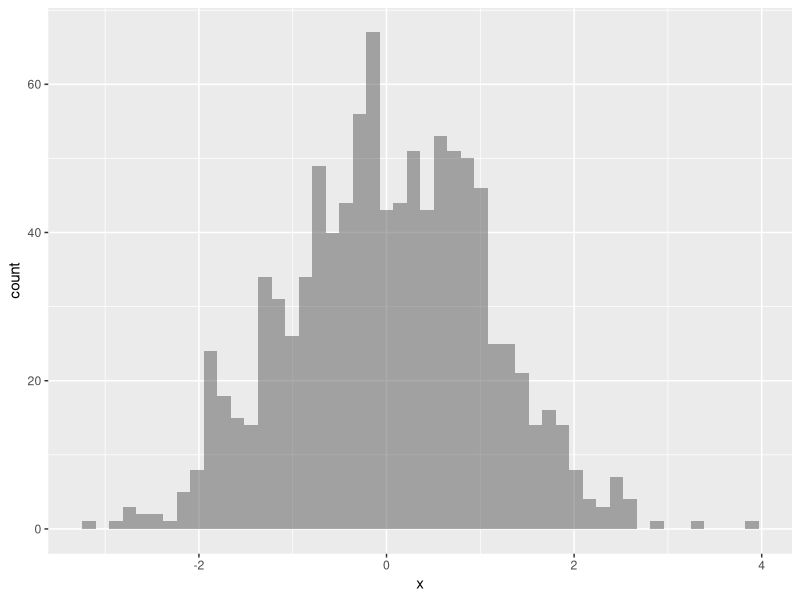
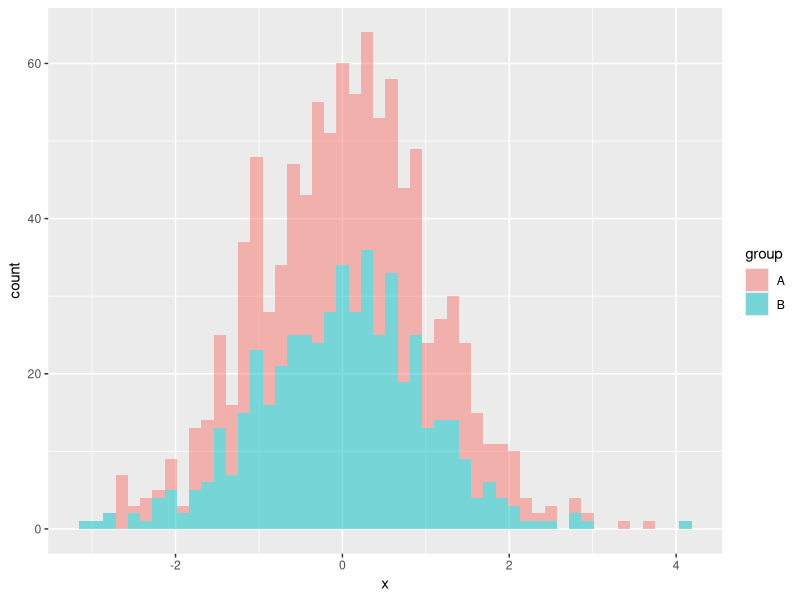
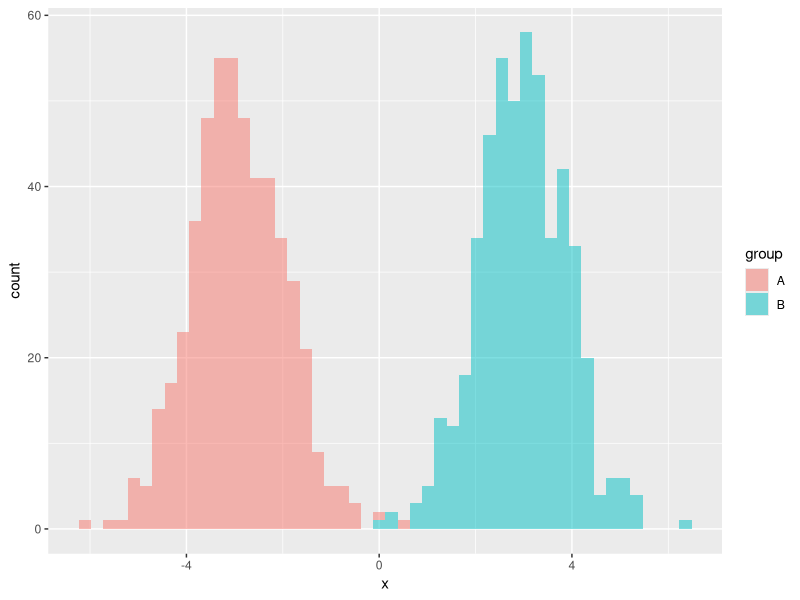
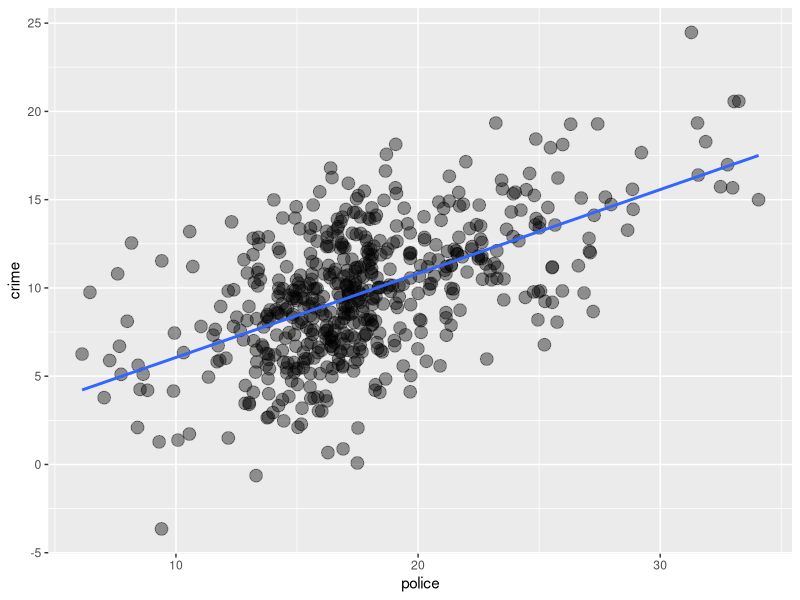
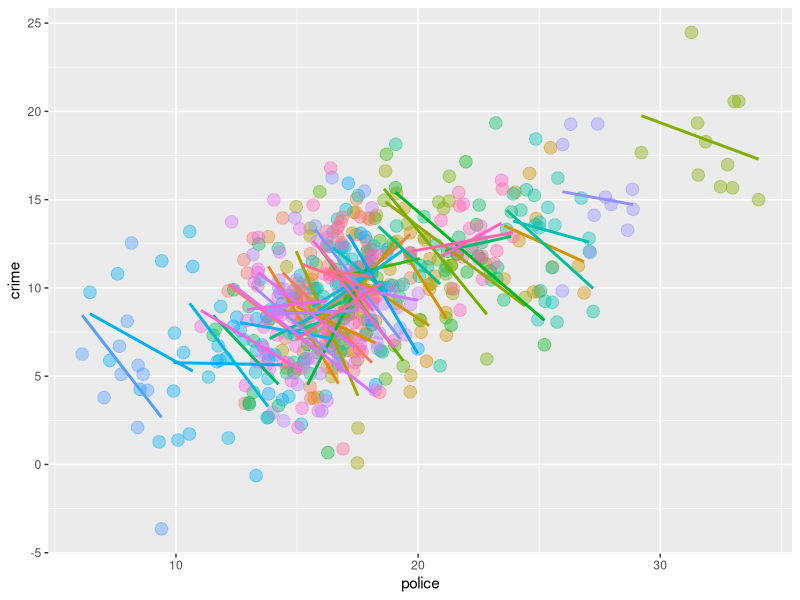
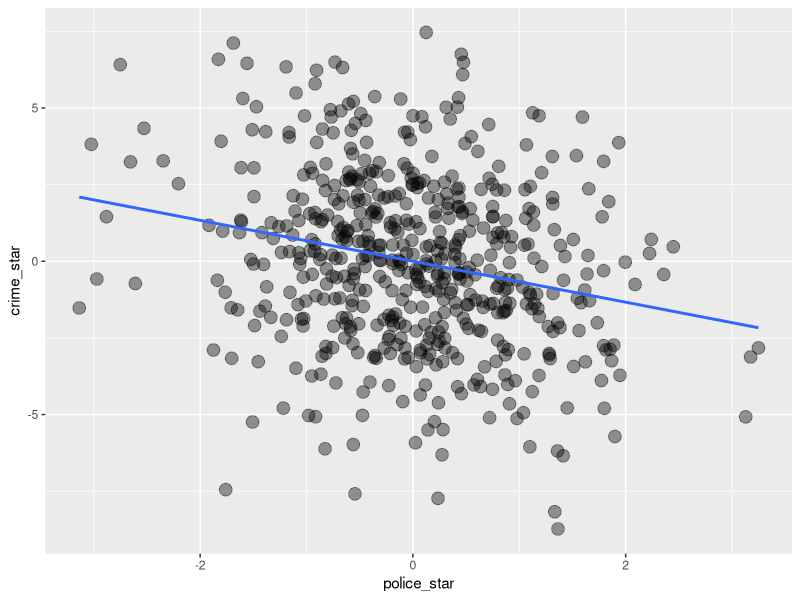
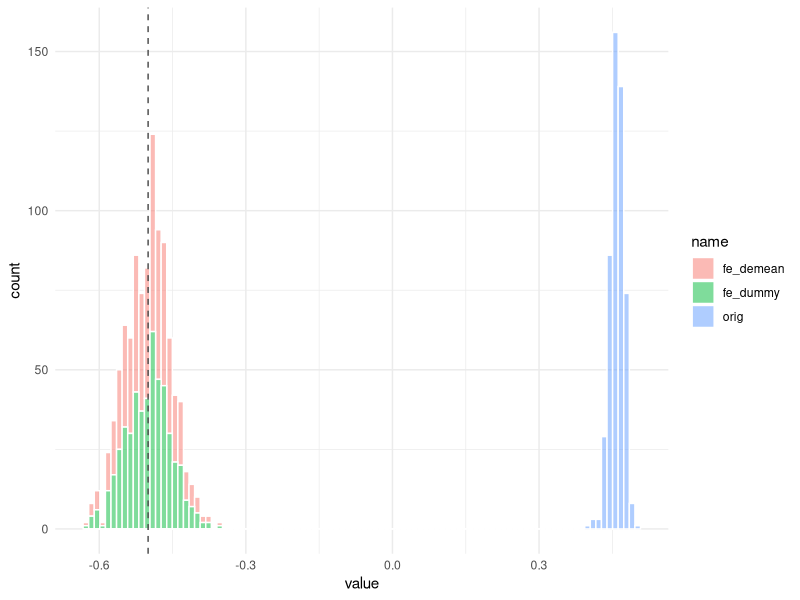
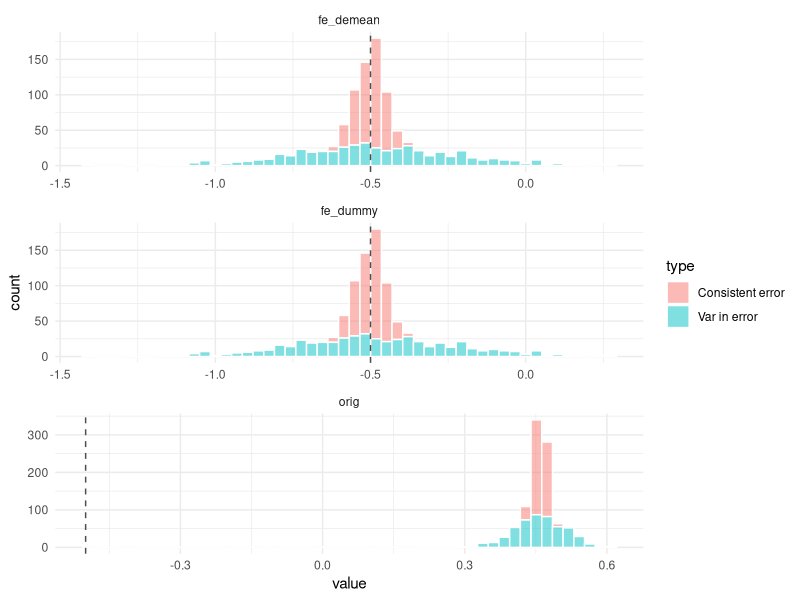

The R script that drew these images, in order:
#' 
#' Week 5 -- FE and DID 
#' 
require(tidyverse)


# Simulating Clusters -----------------------------------------------------

    # Simulate simple random var
    N = 1000
    tibble(x = rnorm(N)) %>% 
      ggplot(aes(x)) +
      geom_histogram(bins=50,alpha=.5)
    
    
    # Simulate clusters with no differences
    N = 1000
    clust_dat <- 
      tibble(group = c(rep("A",500),rep("B",500)),
             x = rnorm(N)) 
    
    clust_dat %>% 
      ggplot(aes(x,fill=group)) +
      geom_histogram(bins=50,alpha=.5)
    
    
    # Simulate clusters with differences
    N = 1000
    clust_dat <- 
      tibble(group = c(rep("A",500),rep("B",500)),
             group_mean = ifelse(group=="A",-3,3),
             x = rnorm(N,mean=group_mean)) 
    
    clust_dat %>% 
      ggplot(aes(x,fill=group)) +
      geom_histogram(bins=50,alpha=.5)
    
    

# Simulating Simpson's Paradox --------------------------------------------

    set.seed(1234)                            # set seed to replicate
    N_cities = 50                             # No. of Fake cities
    city = paste0("city",1:N_cities)          # City name ID
    city_effect = rnorm(N_cities,             # Baseline mean for 
                        mean = 20,sd = 5)     # each city
    year = 1990:2000                          # Fake year range
    D = expand.grid(city=city,year=year)      # Combine city-years
    D = left_join(D,tibble(city,city_effect)) # merge data
    D = as_tibble(D) %>% arrange(city)
    D
    
    N = nrow(D) # N obs (city-year)
    x = rnorm(N,mean=D$city_effect)  # mean of x conditional on city
    error = rnorm(N,mean=D$city_effect,sd=3) # mean of y conditional on city
    true_effect <- -.5 # population effect
    y = 1 + true_effect*x + error # true model
    D$crime <- y; D$police <- x # create variables 
    
    # Look at the naive relationship
    ggplot(D,aes(police,crime)) +
      geom_point(alpha=.4,size=4) + 
      geom_smooth(method="lm",se=F) +
      theme(legend.position = "none")
    
    # Look at the relationship by city
    ggplot(D,aes(police,crime,color=factor(city))) +
      geom_point(alpha=.4,size=4) + 
      geom_smooth(method="lm",se=F) +
      theme(legend.position = "none")
    
    # Estimate model
    broom::tidy(lm(crime~police,data=D))
    

# Removing the confounder: including city-specific fixed effects! -------------------------------------------------
    
    # Remove city specific effects: control for confounder
    D$police_star <- resid(lm(police ~ factor(city),data=D))
    D$crime_star <- resid(lm(crime ~ factor(city),data=D))
    
    # Look at the adjusted relationship
    ggplot(D,aes(police_star,crime_star)) +
      geom_point(alpha=.4,size=4) + 
      geom_smooth(method="lm",se=F) +
      theme(legend.position = "none")
    
    # Estimate model
    lm(crime_star~police_star,data=D) %>% 
      broom::tidy() %>% 
      mutate_if(is.numeric,function(x) round(x,2))
    
    
    # Fixed effects
    lm(crime~police+ factor(city),data=D) %>% 
      broom::tidy() %>% 
      mutate_if(is.numeric,function(x) round(x,2))
    

# Demeaning Approach ---------------------------------------------------------------

    D <- 
      D %>% 
      group_by(city) %>% 
      mutate(crime_demeaned = crime - mean(crime),
             police_demeaned = police - mean(police)) %>% 
      ungroup
    
    lm(crime_demeaned~police_demeaned,data = D) %>% 
      broom::tidy() %>% 
      mutate_if(is.numeric,function(x) round(x,2))
    
    
    # Using plm (which implements the demeaning approach)
    plm::plm(crime~police,data=D,index="city") %>% summary
    
    
# Monte Carlo Simulation: Comparing Results -------------------------------

    # Function to generate data.
    gen_data <- function(true_effect = -.5,N_cities = 50,N_years=10){
      city = paste0("city",1:N_cities)          # City name ID
      city_effect = rnorm(N_cities,             # Baseline mean for 
                          mean = 20,sd = 5)     # each city
      year = 1990:(1990 + N_years)              # Fake year range
      D = expand.grid(city=city,year=year)      # Combine city-years
      D = left_join(D,tibble(city,city_effect),by="city") # merge data
      N = nrow(D) # N obs (city-year)
      x = rnorm(N,mean=D$city_effect)  # mean of x conditional on city
      error = rnorm(N,mean=D$city_effect,sd=1) # mean of y conditional on city
      y = 1 + true_effect*x + error # true model
      D$crime <- y; D$police <- x # create variables 
      return(as_tibble(D))
    }
    
    # Run simulations
    n_sims = 500
    dat_out <- data.frame(id = 1:n_sims,
                          orig = NA,
                          fe_dummy = NA,
                          fe_demean = NA)
    for( i in 1:n_sims){
      dat <- gen_data() # Generate data
      
      # Original
      m1 <- lm(crime ~ police, data = dat)
      
      # FE w/ Dummy
      m2 <- lm(crime ~ police + factor(city), data = dat)
      
      # FE via demean
      dat %>% 
        group_by(city) %>% 
        mutate(crime_demeaned = crime - mean(crime),
               police_demeaned = police - mean(police)) %>% 
        lm(crime_demeaned ~ police_demeaned, data = .) -> m3
      
      # Store values
      dat_out$orig[i] = coef(m1)[2]
      dat_out$fe_dummy[i] = coef(m2)[2]
      dat_out$fe_demean[i] = coef(m3)[2]
    }
    
    
    # Visualize
    dat_out %>% 
      pivot_longer(cols = c(orig,fe_dummy,fe_demean)) %>% 
      ggplot(aes(x=value,fill=name)) +
      geom_histogram(bins = 100,alpha=.5,color="white") +
      geom_vline(xintercept = -.5,lty=2,color="grey30") +
      theme_minimal() 
    
    

# When errors differ by group ---------------------------------------------

        
    # Function to generate data.
    gen_data2 <- function(true_effect = -.5,N_cities = 50,N_years=10){
      city = paste0("city",1:N_cities)          # City name ID
      city_effect = rnorm(N_cities,mean = 20,sd = 5)    
      city_error = runif(N_cities,min = 1,max=10)   
      year = 1990:(1990 + N_years)              # Fake year range
      D = expand.grid(city=city,year=year)      # Combine city-years
      D = left_join(D,tibble(city,city_effect,city_error),by="city") # merge data
      N = nrow(D) # N obs (city-year)
      x = rnorm(N,mean=D$city_effect,sd =1)  # mean of x conditional on city
      error = rnorm(N,mean=D$city_effect,sd=D$city_error) # mean of y conditional on city
      y = 1 + true_effect*x + error # true model
      D$crime <- y; D$police <- x # create variables 
      return(as_tibble(D))
    }
    
    # Run simulations
    n_sims = 500
    dat_out2 <- data.frame(id = 1:n_sims,
                           orig = NA,
                           fe_dummy = NA,
                           fe_demean = NA)
    for( i in 1:n_sims){
      dat <- gen_data2() # Generate data
      
      # Original
      m1 <- lm(crime ~ police, data = dat)
      
      # FE w/ Dummy
      m2 <- lm(crime ~ police + factor(city), data = dat)
      
      # FE via demean
      dat %>% 
        group_by(city) %>% 
        mutate(crime_demeaned = crime - mean(crime),
               police_demeaned = police - mean(police)) %>% 
        lm(crime_demeaned ~ police_demeaned, data = .) -> m3
      
      # Store values
      dat_out2$orig[i] = coef(m1)[2]
      dat_out2$fe_dummy[i] = coef(m2)[2]
      dat_out2$fe_demean[i] = coef(m3)[2]
    }
    
    
    # Visualize
    bind_rows(
      dat_out %>% 
        pivot_longer(cols = c(orig,fe_dummy,fe_demean))  %>% 
        mutate(type = "Consistent error"),
      dat_out2 %>% 
        pivot_longer(cols = c(orig,fe_dummy,fe_demean)) %>% 
        mutate(type = "Var in error")
    )  %>% 
      ggplot(aes(x=value,fill=type)) +
      geom_histogram(bins = 50,alpha=.50,color="white") +
      geom_vline(xintercept = -.5,lty=2,color="grey30") +
      theme_minimal() +
      facet_wrap(~name,ncol=1,scales="free")
    
    # What's going on here?
    
    

# Difference-in-Difference Simulations ------------------------------------
    
    
    # Basic setup...  
    units = 10
    time = 10
    
    # Control Group Data Generating Process
    d1 <- 
      crossing(tibble(id = 1:units),
               tibble(time = 1:time)) %>% 
      mutate(treat_group = 0,
             policy = ifelse(time > 5,1,0),
             y = sin(time) + rnorm(n()))
    
    # Treatment Group Data Generating Process
    d2 <- 
      crossing(tibble(id = (1:units) + 1000),
               tibble(time = 1:time)) %>% 
      mutate(treat_group = 1,
             policy = ifelse(time > 5,1,0),
             y = sin(time) + .5*policy + rnorm(n()))
    D = bind_rows(d1,d2)
    
    # models 
    lm(y ~ policy, data = D) %>% summary()
    lm(y ~ treat_group*policy, data = D) %>% summary()
  
    
    
    
    
    # Monte Carlo Simulation
    n_sims = 500
    out_did = rep(NA,n_sims)
    out_naive = rep(NA,n_sims)
    for( i in 1:n_sims){
      units = 10
      time = 10
      d1 <- 
        crossing(tibble(id = 1:units),
                 tibble(time = 1:time)) %>% 
        mutate(treat_group = 0,
               policy = ifelse(time > 5,1,0),
               y = sin(time) + policy + rnorm(n()))
      
      d2 <- 
        crossing(tibble(id = (1:units) + 1000),
                 tibble(time = 1:time)) %>% 
        mutate(treat_group = 1,
               policy = ifelse(time > 5,1,0),
               y = sin(time) + policy + .5*policy*treat_group + rnorm(n()))
      D = bind_rows(d1,d2)
      
      m1 <- lm(y ~ policy, data = D)
      m2 <- lm(y ~ treat_group*policy, data = D)
      out_naive[i] <- coef(m1)[2]
      out_did[i] <- coef(m2)[4]
    }
    
    hist(out_naive,xlim=c(-2,2),col=scales::alpha("grey30",.5),border="white",main = "")
    hist(out_did,col=scales::alpha("steelblue",.5),border="white",add=T)
    abline(v=.5,lty=2)
    
    # Plot Trends
    D %>% 
      ggplot(aes(time,y,color=factor(treat_group))) +
      geom_point()+
      geom_smooth()
    
    

# Violating Parallel Trends Assumption -------------------------------------------------

    
    # Monte Carlo Simulation
    n_sims = 500
    out_did = rep(NA,n_sims)
    out_naive = rep(NA,n_sims)
    for( i in 1:n_sims){
      units = 10
      time = 10
      d1 <- 
        crossing(tibble(id = 1:units),
                 tibble(time = 1:time)) %>% 
        mutate(treat_group = 0,
               policy = ifelse(time > 5,1,0),
               y = sin(time) + policy + rnorm(n()))
      
      d2 <- 
        crossing(tibble(id = (1:units) + 1000),
                 tibble(time = 1:time)) %>% 
        mutate(treat_group = 1,
               policy = ifelse(time > 5,1,0),
               y = -3*sin(time) + policy + .5*policy*treat_group + rnorm(n()))
      D = bind_rows(d1,d2)
      
      m1 <- lm(y ~ policy, data = D)
      m2 <- lm(y ~ treat_group*policy, data = D)
      out_naive[i] <- coef(m1)[2]
      out_did[i] <- coef(m2)[4]
    }
    
    # plot estimates
    hist(out_naive,xlim=c(-2,2),col=scales::alpha("grey30",.5),border="white",main = "")
    hist(out_did,col=scales::alpha("steelblue",.5),border="white",add=T)
    abline(v=.5,lty=2)
    
    # Plot Trends
    D %>% 
      ggplot(aes(time,y,color=factor(treat_group))) +
      geom_point()+
      geom_smooth()
    
    
    
    m = lm(y ~ I(time == 3)*policy + I(time == 4)*policy + I(time == 5)*policy, 
             # I(time == 6)*policy + I(time == 7)*policy + I(time == 8)*policy , 
           data = D)
    summary(m)
    
